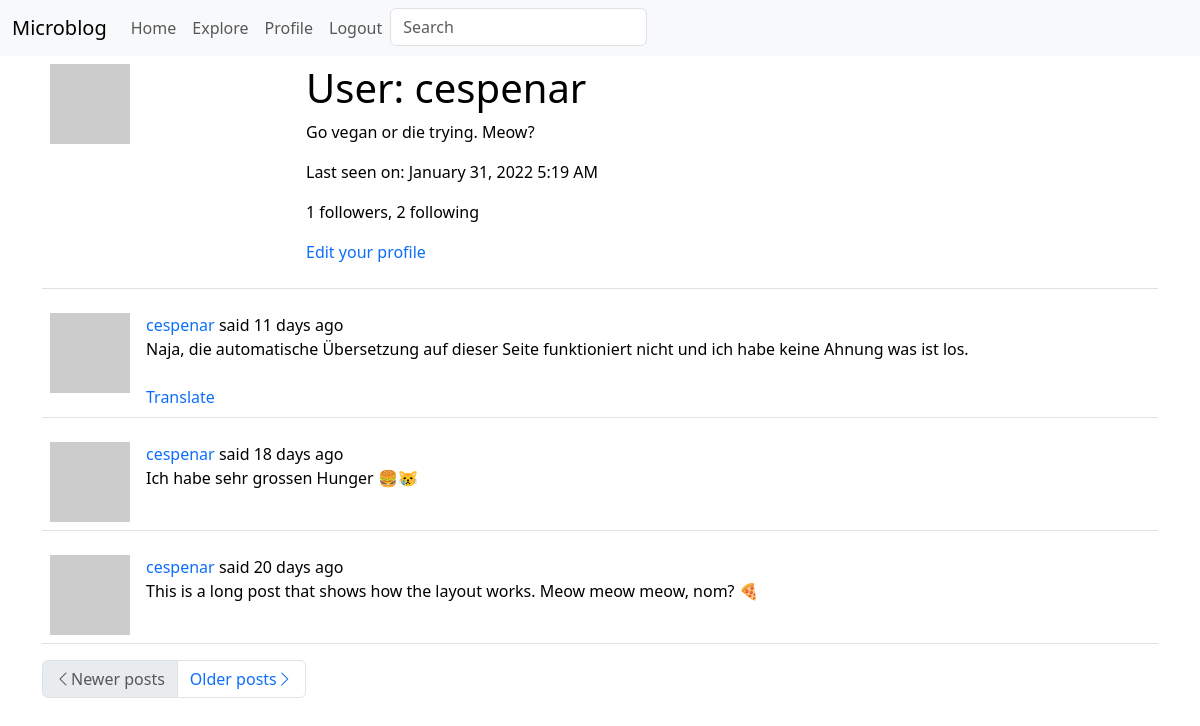
The page /user/cespenar (signed in) on the database as committed earlier.
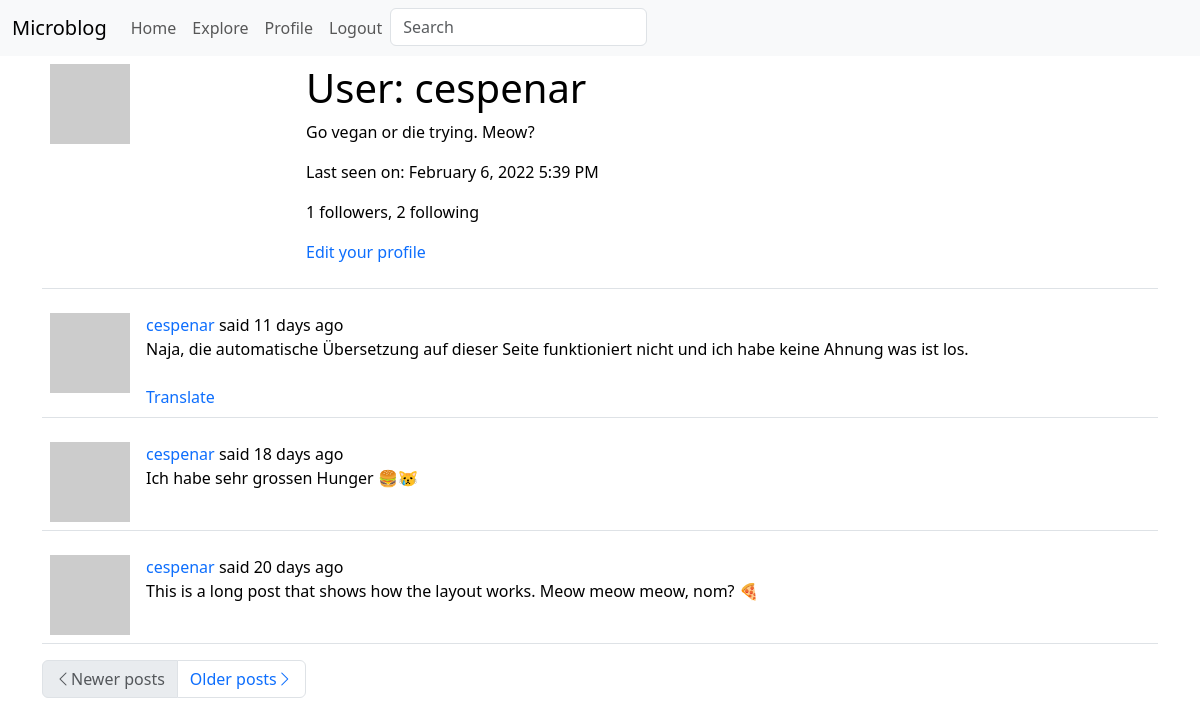
The same page on the database as committed later.
### app/models.py (models this page shows, shortened)
class User(UserMixin, db.Model):
    id = db.Column(db.Integer, primary_key=True)
    username = db.Column(db.String(64), index=True, unique=True)
    email = db.Column(db.String(120), index=True, unique=True)
    password_hash = db.Column(db.String(128))
    posts = db.relationship('Post', backref='author', lazy='dynamic')
    about_me = db.Column(db.String(140))
    last_seen = db.Column(db.DateTime, default=datetime.utcnow)
    followed = db.relationship(
        'User',
        secondary=followers,
        primaryjoin=(followers.c.follower_id == id),
        secondaryjoin=(followers.c.followed_id == id),
        backref=db.backref('followers', lazy='dynamic'),
        lazy='dynamic'
    )
    def avatar(self, size):
        digest = md5(self.email.lower().encode('utf-8')).hexdigest()
        return f'https://www.gravatar.com/avatar/{digest}?d=identicon&s={size}'

class SearchableMixing:
    @classmethod
    def before_commit(cls, session):
        session._changes = {
            'add': list(session.new),
            'update': list(session.dirty),
            'delete': list(session.deleted)
        }
    @classmethod
    def after_commit(cls, session):
        for obj in session._changes['add']:
            if isinstance(obj, SearchableMixing):
                add_to_index(obj.__tablename__, obj)
        for obj in session._changes['update']:
            if isinstance(obj, SearchableMixing):
                add_to_index(obj.__tablename__, obj)
        for obj in session._changes['delete']:
            if isinstance(obj, SearchableMixing):
                remove_from_index(obj.__tablename__, obj)
        session._changes = None

class Post(SearchableMixing, db.Model):
    __searchable__ = ['body']
    id = db.Column(db.Integer, primary_key=True)
    body = db.Column(db.String(140))
    timestamp = db.Column(db.DateTime, index=True, default=datetime.utcnow)
    user_id = db.Column(db.Integer, db.ForeignKey('user.id'))
    language = db.Column(db.String(5))

### app/routes.py (the view)
@app.route('/user/<username>')
@login_required
def user(username):
    user = User.query.filter_by(username=username).first_or_404()
    page = request.args.get('page', 1, type=int)
    posts = user.posts.order_by(Post.timestamp.desc()).paginate(
        page, app.config['POSTS_PER_PAGE'], False)
    next_url = url_for('user', username=user.username,
                       page=posts.next_num) if posts.has_next else None
    prev_url = url_for('user', username=user.username,
                       page=posts.prev_num) if posts.has_prev else None
    form = EmptyForm()
    return render_template('user.html', user=user, posts=posts.items,
                           next_url=next_url, prev_url=prev_url, form=form)

### app/forms.py
class SearchForm(FlaskForm):
    q = StringField(_('Search'), validators=[DataRequired()])
    def __init__(self, *args, **kwargs):
        if 'formdata' not in kwargs:
            kwargs['formdata'] = request.args
        if 'meta' not in kwargs:
            kwargs['meta'] = {'csrf': False}
        super(SearchForm, self).__init__(*args, **kwargs)

class EmptyForm(FlaskForm):
    submit = SubmitField(_l('Submit'))

### app/models.py (called while the page is built)
@login.user_loader
def load_user(id):
    return User.query.get(int(id))

### app/routes.py (called while the page is built)
@app.before_request
def before_request():
    if current_user.is_authenticated:
        current_user.last_seen = datetime.utcnow()
        db.session.commit()
        g.search_form = SearchForm()
    g.locale = str(get_locale())

### app/templates/user.html (shortened to what this page needs)
{% extends "base.html" %}
{% block app_content %}
    <table class="table table-hover">
        <tr>
            <td style="width: 256px"><img src="{{ user.avatar(256) }}"
                                          alt="User avatar"></td>
            <td>
                <h1>{{ _('User') }}: {{ user.username }}</h1>
                {% if user.about_me %}<p>{{ user.about_me }}</p>{% endif %}
                {% if user.last_seen %}
                    <p>
                        {{ _('Last seen on') }}: {{ moment(user.last_seen).format('LLL') }}
                    </p>
                {% endif %}
                <p>
                    {{ _('%(count)d followers', count=user.followers.count()) }}, {{ _('%(count)d following', count=user.followed.count()) }}
                </p>
                {% if user == current_user %}
                    <p>
                        <a href="{{ url_for('edit_profile') }}">
                            {{ _('Edit your profile') }}
                        </a>
                    </p>
                {% endif %}
            </td>
        </tr>
    </table>
    {% for post in posts %}
        {% include "_post.html" %}
    {% endfor %}
    <nav aria-label="...">
        <ul class="pagination">
            <li class="page-item{% if not prev_url %} disabled{% endif %}">
                <a class="page-link" href="{{ prev_url or '#' }}"
                   aria-label="Previous">
                    <span class="bi-chevron-left"
                          aria-hidden="true"></span>{{ _('Newer posts') }}
                </a>
            </li>
            <li class="page-item{% if not next_url %} disabled{% endif %}">
                <a class="page-link" href="{{ next_url or '#' }}"
                   aria-label="Next">
                    {{ _('Older posts') }}<span class="bi-chevron-right"
                                                aria-hidden="true"></span>
                </a>
            </li>
        </ul>
    </nav>
{% endblock %}

### app/templates/base.html (shortened to what this page needs)
<!doctype html>
<html lang="en">
<head>
    {% block head %}
        {% block styles %}
            {{ bootstrap.load_css() }}
        {% endblock %}
        <link rel="stylesheet"
              href="https://cdn.jsdelivr.net/npm/bootstrap-icons@1.7.2/font/bootstrap-icons.css">
    {% endblock %}
</head>
<body>
<nav class="navbar navbar-expand-lg navbar-light bg-light">
    <div class="container-fluid">
        <a class="navbar-brand" href="{{ url_for('index') }}">Microblog</a>
        <div class="collapse navbar-collapse" id="navbarNavAltMarkup">
            <div class="navbar-nav">
                <a class="nav-link" aria-current="page"
                   href="{{ url_for('index') }}">{{ _('Home') }}</a>
                <a class="nav-link"
                   href="{{ url_for('explore') }}">{{ _('Explore') }}</a>
                {% if current_user.is_anonymous %}
                    <a class="nav-link"
                       href="{{ url_for('login') }}">{{ _('Login') }}</a>
                {% else %}
                    <a class="nav-link"
                       href="{{ url_for('user', username=current_user.username) }}">{{ _('Profile') }}</a>
                    <a class="nav-link"
                       href="{{ url_for('logout') }}">{{ _('Logout') }}</a>
                {% endif %}
                {% if g.search_form %}
                    <form class="navbar-form" method="get"
                          action="{{ url_for('search') }}">
                        <div class="form-group">
                            {{ g.search_form.q(size=20, class='form-control',
                                placeholder=g.search_form.q.label.text) }}
                        </div>
                    </form>
                {% endif %}
            </div>
        </div>
    </div>
</nav>
<div class="container">
    {% block app_content %} {% endblock %}
</div>
</body>
</html>

### app/templates/_post.html (shortened to what this page needs)
<table class="table table-hover">
    <tr>
        <td style="width: 70px">
            <a href="{{ url_for('user', username=post.author.username) }}">
                <img src="{{ post.author.avatar(70) }}" alt="User avatar">
            </a>
        </td>
        <td>
            {{ _('%(username)s said %(when)s',
                username=user_link, when=moment(post.timestamp).fromNow()) }}
            <br>
            <span id="post{{ post.id }}">{{ post.body }}</span>
            {% if post.language and post.language != g.locale %}
                <br><br>
                <span id="translation{{ post.id }}">
                    <a href="javascript:translate(
                            '#post{{ post.id }}',
                            '#translation{{ post.id }}',
                            '{{ post.language }}',
                            '{{ g.locale }}');">
                        {{ _('Translate') }}
                    </a>
                </span>
            {% endif %}
        </td>
    </tr>
</table>

### app/templates/base.html (style rules this page uses)
a { text-decoration: none; }

Rows that differ between the two databases and show on the page:
changed User "cespenar": last_seen "January 31, 2022 5:19 AM" → "February 6, 2022 5:39 PM"
